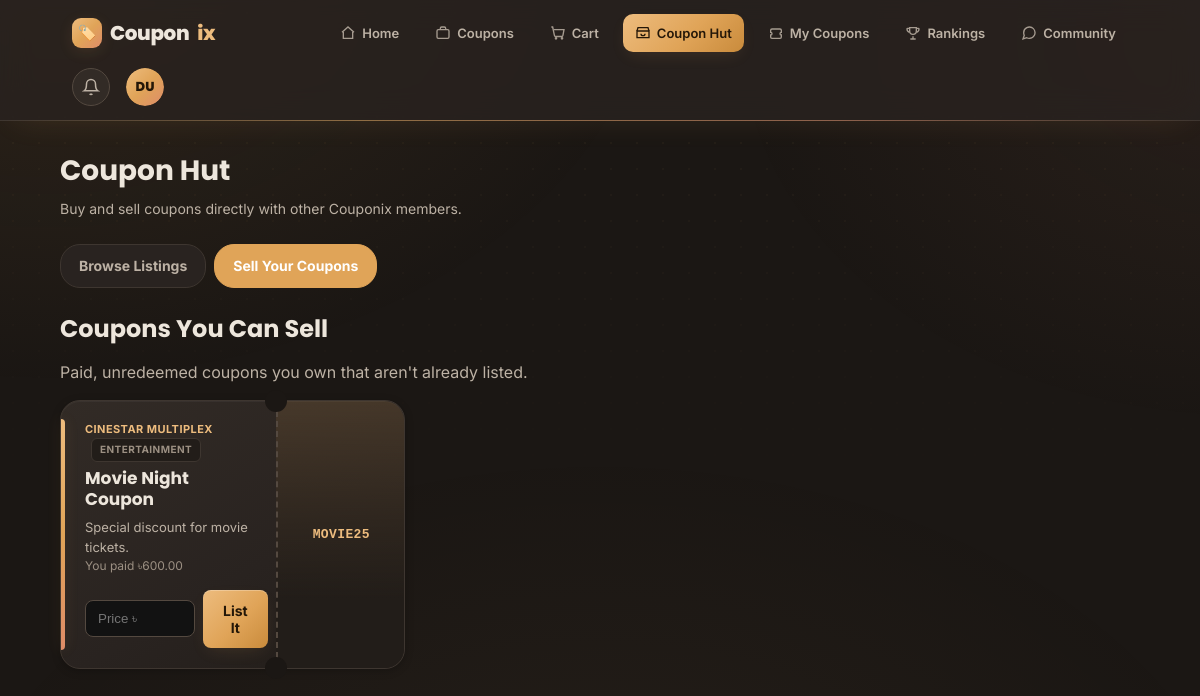
The app's page /coupon-hut.php?tab=sell (signed in) with its own data.
### tables this page shows
CREATE TABLE users (
    id INT UNSIGNED AUTO_INCREMENT PRIMARY KEY,

    rank_id INT UNSIGNED NOT NULL DEFAULT 1,

    points INT UNSIGNED NOT NULL DEFAULT 0,

    name VARCHAR(100) NOT NULL,

    username VARCHAR(50) NOT NULL UNIQUE,

    email VARCHAR(150) NOT NULL UNIQUE,

    phone VARCHAR(30) DEFAULT NULL,

    password VARCHAR(255) NOT NULL,

    created_at TIMESTAMP DEFAULT CURRENT_TIMESTAMP,

    updated_at TIMESTAMP DEFAULT CURRENT_TIMESTAMP
        ON UPDATE CURRENT_TIMESTAMP,

    CONSTRAINT fk_users_rank
        FOREIGN KEY (rank_id)
        REFERENCES ranks(id)
        ON DELETE RESTRICT
        ON UPDATE CASCADE
);

CREATE TABLE coupon_purchases (
    id INT UNSIGNED AUTO_INCREMENT PRIMARY KEY,

    user_id INT UNSIGNED NOT NULL,

    coupon_id INT UNSIGNED NOT NULL,

    quantity INT UNSIGNED NOT NULL DEFAULT 1,

    unit_price DECIMAL(10,2) NOT NULL DEFAULT 0.00,

    total_price DECIMAL(10,2) NOT NULL DEFAULT 0.00,

    purchase_status ENUM(
        'pending',
        'paid',
        'cancelled',
        'refunded'
    ) NOT NULL DEFAULT 'pending',

    purchased_at TIMESTAMP DEFAULT CURRENT_TIMESTAMP,

    CONSTRAINT fk_purchase_user
        FOREIGN KEY (user_id)
        REFERENCES users(id)
        ON DELETE CASCADE
        ON UPDATE CASCADE,

    CONSTRAINT fk_purchase_coupon
        FOREIGN KEY (coupon_id)
        REFERENCES coupons(id)
        ON DELETE RESTRICT
        ON UPDATE CASCADE
);

CREATE TABLE coupons (
    id INT UNSIGNED AUTO_INCREMENT PRIMARY KEY,

    title VARCHAR(150) NOT NULL,

    description TEXT DEFAULT NULL,

    retailer_name VARCHAR(100) NOT NULL DEFAULT 'Couponix Marketplace',

    retailer_id INT UNSIGNED DEFAULT NULL,

    category VARCHAR(60) NOT NULL DEFAULT 'General',

    coupon_code VARCHAR(100) NOT NULL UNIQUE,

    discount_type ENUM('percentage', 'fixed')
        NOT NULL DEFAULT 'percentage',

    discount_value DECIMAL(10,2) NOT NULL DEFAULT 0.00,

    original_price DECIMAL(10,2) NOT NULL DEFAULT 0.00,

    final_price DECIMAL(10,2) NOT NULL DEFAULT 0.00,

    quantity INT UNSIGNED NOT NULL DEFAULT 0,

    available_from DATETIME DEFAULT NULL,

    expires_at DATETIME DEFAULT NULL,

    status ENUM(
        'active',
        'inactive',
        'expired',
        'sold_out'
    ) NOT NULL DEFAULT 'active',

    created_at TIMESTAMP DEFAULT CURRENT_TIMESTAMP,

    updated_at TIMESTAMP DEFAULT CURRENT_TIMESTAMP
        ON UPDATE CURRENT_TIMESTAMP,

    CONSTRAINT fk_coupon_retailer
        FOREIGN KEY (retailer_id)
        REFERENCES retailers(id)
        ON DELETE SET NULL
        ON UPDATE CASCADE
);

### functions.php (called while the page is built, shortened)
<?php
function h($value): string
{
    return htmlspecialchars((string) $value, ENT_QUOTES, 'UTF-8');
}
function require_login(): int
{
    return (int) $_SESSION["user_id"];
}
function get_user_with_rank(mysqli $conn, int $userId): ?array
{
    $stmt = $conn->prepare("
        SELECT
            u.id, u.name, u.username, u.email, u.phone, u.points,
            r.id AS rank_id, r.name AS rank_name, r.coupon_limit,
            r.discount_percent, r.min_points
        FROM users u
        JOIN ranks r ON u.rank_id = r.id
        WHERE u.id = ?
        LIMIT 1
    ");
    $stmt->bind_param("i", $userId);
    $stmt->execute();
    $user = $stmt->get_result()->fetch_assoc();
    return $user ?: null;
}
    ?>

### coupon-hut.php (the view, shortened to what this page needs)
<?php
require __DIR__ . '/db.php';
require __DIR__ . '/functions.php';
$user_id = require_login();
$tab = $_GET["tab"] ?? (isset($_GET["list_purchase"]) ? "sell" : "browse");
$highlight_purchase = (int) ($_GET["list_purchase"] ?? 0);
$stmt = $conn->prepare("
    SELECT cl.*, c.title, c.retailer_name, c.category, c.coupon_code, c.final_price, u.username AS seller_username, u.name AS seller_name,
           rk.name AS seller_rank,
           (SELECT COUNT(*) FROM coupon_listings s WHERE s.seller_id = cl.seller_id AND s.status = 'sold') AS seller_sales
    FROM coupon_listings cl
    INNER JOIN coupons c ON cl.coupon_id = c.id
    INNER JOIN users u ON cl.seller_id = u.id
    LEFT JOIN ranks rk ON rk.id = u.rank_id
    WHERE cl.status = 'active' AND cl.verification_status = 'approved' AND cl.seller_id != ?
    ORDER BY cl.created_at DESC
    LIMIT ?
");
$hut_limit = HUT_PAGE_SIZE;
$stmt->bind_param("ii", $user_id, $hut_limit);
$stmt->execute();
$listings = $stmt->get_result()->fetch_all(MYSQLI_ASSOC);
$stmt = $conn->prepare("
    SELECT cp.id AS purchase_id, cp.total_price, cp.purchased_at,
           c.title, c.description, c.retailer_name, c.category, c.coupon_code, c.final_price
    FROM coupon_purchases cp INNER JOIN coupons c ON cp.coupon_id = c.id
    WHERE cp.user_id = ? AND cp.purchase_status = 'paid' AND cp.total_price > 0
      AND NOT EXISTS (SELECT 1 FROM redemptions r WHERE r.purchase_id = cp.id)
      AND NOT EXISTS (SELECT 1 FROM coupon_listings cl WHERE cl.purchase_id = cp.id AND cl.status IN ('active','sold'))
    ORDER BY cp.purchased_at DESC
");
$stmt->bind_param("i", $user_id);
$stmt->execute();
$sellable = $stmt->get_result()->fetch_all(MYSQLI_ASSOC);
$active = 'coupon-hut';
?>
<!DOCTYPE html>
<html lang="en">
<head>
<link rel="stylesheet" href="assets/style.css">
</head>
<body>
<?php include __DIR__ . '/nav.php'; ?>
<div class="container">
    <div class="dr-page-header">
        <h1>Coupon Hut</h1>
        <p>Buy and sell coupons directly with other Couponix members.</p>
    </div>
    <div class="hut-tabs">
        <a href="coupon-hut.php?tab=browse" class="<?= $tab === 'browse' ? 'active' : '' ?>">Browse Listings</a>
        <a href="coupon-hut.php?tab=sell" class="<?= $tab === 'sell' ? 'active' : '' ?>">Sell Your Coupons</a>
    </div>
    <?php if ($tab === 'browse'): ?>
        <?php if (empty($listings)): ?>
            <div class="dr-empty">
                <h2>No listings right now</h2>
                <p>Check back later, or list your own coupons for others to buy.</p>
                <a href="coupon-hut.php?tab=sell" class="dr-btn">Sell a Coupon</a>
            </div>
        <?php else: ?>
            <div class="ticket-grid" id="hut-grid">
                <?php foreach ($listings as $l) { echo render_hut_ticket($l); } ?>
            </div>
            <div id="dr-scroll-sentinel"></div>
            <div class="dr-loader" id="hut-loader" style="display:none;"><span class="dr-spinner"></span> Loading more listings...</div>
        <?php endif; ?>
    <?php else: ?>
        <h2>Coupons You Can Sell</h2>
        <p>Paid, unredeemed coupons you own that aren't already listed.</p>
        <?php if (empty($sellable)): ?>
            <div class="dr-empty">
                <h2>Nothing available to sell</h2>
                <p>Coupons you've used or already listed won't show up here.</p>
                <a href="my-coupons.php" class="dr-btn">View My Coupons</a>
            </div>
        <?php else: ?>
            <div class="ticket-grid">
                <?php foreach ($sellable as $s): $isHighlight = $s["purchase_id"] == $highlight_purchase; ?>
                    <div class="ticket" style="<?= $isHighlight ? 'outline:2px solid var(--brand);' : '' ?>">
                        <div class="ticket-main">
                            <div class="ticket-retailer"><?= h($s["retailer_name"]) ?><span class="ticket-category"><?= h($s["category"]) ?></span></div>
                            <h3><?= h($s["title"]) ?></h3>
                            <div class="ticket-desc"><?= h($s["description"]) ?></div>
                            <div style="font-size:12px;color:var(--text-mute);">You paid ৳<?= number_format((float) $s["total_price"], 2) ?></div>
                            <form method="POST" class="sell-form">
                                <input type="number" name="listing_price" placeholder="Price ৳" min="1" step="0.01" required>
                                <button type="submit" class="dr-btn">List It</button>
                            </form>
                        </div>
                        <div class="ticket-stub">
                            <div class="ticket-code"><?= h($s["coupon_code"]) ?></div>
                        </div>
                    </div>
                <?php endforeach; ?>
            </div>
        <?php endif; ?>
    <?php endif; ?>
</div>
</body>
</html>

### nav.php (shortened to what this page needs)
<?php
$__nav_user = get_user_with_rank($conn, (int) $_SESSION["user_id"]);
$__initials = $__nav_user ? strtoupper(substr($__nav_user['name'], 0, 1) . substr(strrchr($__nav_user['name'], ' ') ?: '', 1, 1)) : '?';
?>
<nav class="dr-nav">
    <a href="dashboard.php" class="dr-logo"><span class="dr-logo-badge">🏷️</span>Coupon<span>ix</span></a>
    <div class="dr-nav-links">
        <a href="dashboard.php" class="<?= ($active ?? '') === 'dashboard' ? 'active' : '' ?>"><svg viewBox="0 0 24 24" width="16" height="16" fill="none" stroke="currentColor" stroke-width="2"><path d="M3 11l9-8 9 8"/><path d="M5 10v10h14V10"/></svg>Home</a>
        <a href="coupons.php" class="<?= ($active ?? '') === 'coupons' ? 'active' : '' ?>"><svg viewBox="0 0 24 24" width="16" height="16" fill="none" stroke="currentColor" stroke-width="2"><rect x="3" y="7" width="18" height="13" rx="2"/><path d="M8 7V5a2 2 0 0 1 2-2h4a2 2 0 0 1 2 2v2"/></svg>Coupons</a>
        <a href="cart.php" class="<?= ($active ?? '') === 'cart' ? 'active' : '' ?>"><svg viewBox="0 0 24 24" width="16" height="16" fill="none" stroke="currentColor" stroke-width="2"><circle cx="9" cy="20" r="1"/><circle cx="18" cy="20" r="1"/><path d="M2 3h2l2.6 12.6a2 2 0 0 0 2 1.6h8.8a2 2 0 0 0 2-1.6L21 7H6"/></svg>Cart</a>
        <a href="coupon-hut.php" class="<?= ($active ?? '') === 'coupon-hut' ? 'active' : '' ?>"><svg viewBox="0 0 24 24" width="16" height="16" fill="none" stroke="currentColor" stroke-width="2"><path d="M3 9l1.5-5h15L21 9"/><path d="M3 9h18v10H3z"/><path d="M9 13a3 3 0 0 0 6 0"/></svg>Coupon Hut</a>
        <a href="my-coupons.php" class="<?= ($active ?? '') === 'my-coupons' ? 'active' : '' ?>"><svg viewBox="0 0 24 24" width="16" height="16" fill="none" stroke="currentColor" stroke-width="2"><path d="M4 8a2 2 0 0 1 2-2h12a2 2 0 0 1 2 2v3a2 2 0 0 0 0 4v3a2 2 0 0 1-2 2H6a2 2 0 0 1-2-2v-3a2 2 0 0 0 0-4V8z"/></svg>My Coupons</a>
        <a href="rankings.php" class="<?= ($active ?? '') === 'rankings' ? 'active' : '' ?>"><svg viewBox="0 0 24 24" width="16" height="16" fill="none" stroke="currentColor" stroke-width="2"><path d="M8 21h8M12 17v4M7 4h10v5a5 5 0 0 1-10 0V4z"/><path d="M7 5H4a1 1 0 0 0-1 1 5 5 0 0 0 4 4.9M17 5h3a1 1 0 0 1 1 1 5 5 0 0 1-4 4.9"/></svg>Rankings</a>
        <a href="community.php" class="<?= ($active ?? '') === 'community' ? 'active' : '' ?>"><svg viewBox="0 0 24 24" width="16" height="16" fill="none" stroke="currentColor" stroke-width="2"><path d="M21 11.5a8.38 8.38 0 0 1-.9 3.8 8.5 8.5 0 0 1-7.6 4.7 8.38 8.38 0 0 1-3.8-.9L3 21l1.9-5.7a8.38 8.38 0 0 1-.9-3.8 8.5 8.5 0 0 1 4.7-7.6 8.38 8.38 0 0 1 3.8-.9h.5a8.48 8.48 0 0 1 8 8v.5z"/></svg>Community</a>
    </div>
    <div class="dr-nav-right">
        <?php if ($__nav_user): ?>
        <div class="dr-unotify" id="drUserNotifyWrap">
            <a href="my-coupons.php?tab=reselling" class="dr-nav-bell" id="drUserNotifyToggle" role="button" aria-haspopup="true" aria-label="Notifications" title="Notifications">
                <svg viewBox="0 0 24 24" width="18" height="18" fill="none" stroke="currentColor" stroke-width="2"><path d="M18 8a6 6 0 0 0-12 0c0 7-3 9-3 9h18s-3-2-3-9"/><path d="M13.73 21a2 2 0 0 1-3.46 0"/></svg>
            </a>
        </div>
        <div class="dr-profile-menu">
            <button type="button" class="dr-nav-profile-btn" id="drProfileToggle" title="<?= h($__nav_user['name']) ?> — <?= h($__nav_user['rank_name']) ?>">
                <span class="dr-avatar"><?= h($__initials) ?></span>
            </button>
        </div>
        <?php endif; ?>
    </div>
</nav>

### coupon-hut.php (style rules this page uses)
.hut-tabs { display: flex; gap: 8px; margin-bottom: 26px; }
.hut-tabs a { text-decoration: none; padding: 10px 18px; border-radius: 20px; font-weight: 700; font-size: 14px; background: var(--surface); border: 1px solid var(--border); color: var(--text-dim); }
.hut-tabs a.active { background: var(--brand); border-color: var(--brand); color: #fff; }
.sell-form { display: flex; gap: 8px; margin-top: 14px; align-items: center; }
.sell-form input[type="number"] { width: 110px; padding: 10px 12px; border: 1.5px solid var(--border-strong); border-radius: var(--radius-sm); }

### nav.php (style rules this page uses)
.dr-nav .dr-nav-links { display: flex; align-items: center; gap: 12px; }
.dr-nav .dr-nav-right { display: flex; align-items: center; gap: 16px; }
.dr-unotify { position: relative; display: inline-flex; align-items: center; }

### records on screen
users: name "DU"
coupon_purchases: coupon.retailer_name "CINESTAR MULTIPLEX", coupon.category "ENTERTAINMENT", coupon.title "Movie Night Coupon", coupon.description "Special discount for movie tickets.", total_price "600.00", coupon.coupon_code "MOVIE25"
